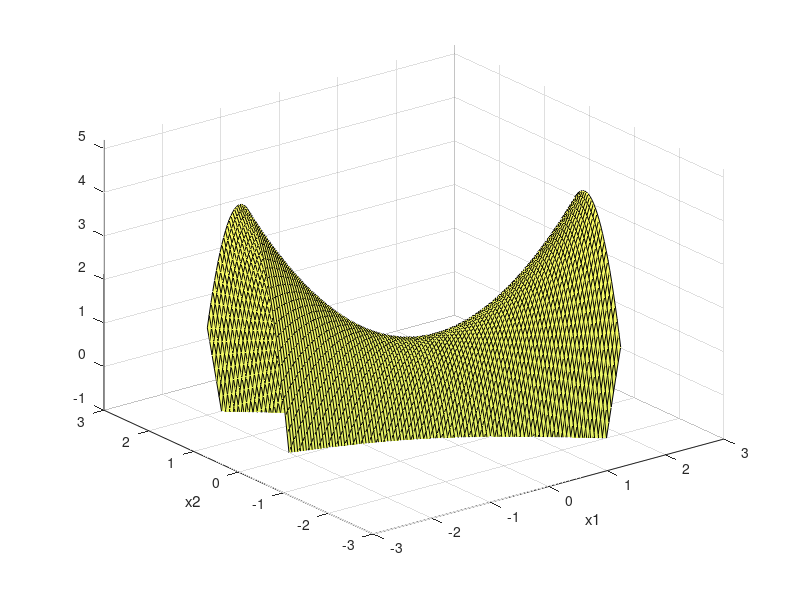

Reproduce this figure in MATLAB.
clc; clear; 
close all;
x1 = linspace(-2,2,100);
x2 = linspace(-2,2,100);

% h = 1 - 0.4254*x1 - 0.3248*x2 -0.7549*x2.^2 - 0.8616*x1.^2 -0.2846*x1'*x2;
mu = [5 1; 5 1];
% for i=1:length(x1)
for i=1:length(x1)
    for j=1:length(x2)
        value = 1 - [x1(i) x2(j)]*mu*[x1(i) x2(j)]';
        h(i,j) = value;
        if value >= 0
            h_(i,j) = value;
        else
            h_(i,j) = 0;
        end
    end
end

figure
surf(x1,x2,h);
colormap summer
xlabel('x1'); ylabel('x2');
grid on;
limit = 1;
axis( [ min(x1)-limit max(x1)+limit ...
        min(x2)-limit max(x2)+limit ...
        min(min(h_))-limit max(max(h_))+limit 
     ] );

 % x = linspace(-0.5,0.5,100);
% a1 = 1;
% a2 = 2;
% a3 = 3;
%
% f1 = 1 - a1*x.^2;
% f2 = 1 - a2*x.^2;
% f3 = 1 - a3*x.^2;
%
%
% plot(x,f1, 'r', x, f2, 'b', x, f3, 'k');
% grid on;
% legend('a1', 'a2', 'a3');
